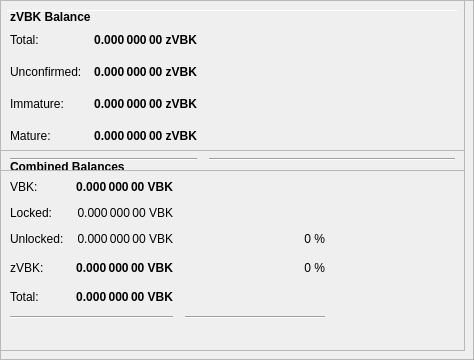
        <widget class="QFrame" name="frameObfuscation">
         <property name="minimumSize">
          <size>
           <width>0</width>
           <height>350</height>
          </size>
         </property>
         <property name="layoutDirection">
          <enum>Qt::LeftToRight</enum>
         </property>
         <property name="frameShape">
          <enum>QFrame::StyledPanel</enum>
         </property>
         <property name="frameShadow">
          <enum>QFrame::Raised</enum>
         </property>
         <widget class="QPushButton" name="runAutoDenom">
          <property name="geometry">
           <rect>
            <x>251</x>
            <y>17</y>
            <width>1</width>
            <height>1</height>
           </rect>
          </property>
          <property name="palette">
           <palette>
            <active>
             <colorrole role="WindowText">
              <brush brushstyle="SolidPattern">
               <color alpha="255">
                <red>0</red>
                <green>0</green>
                <blue>0</blue>
               </color>
              </brush>
             </colorrole>
             <colorrole role="Button">
              <brush brushstyle="SolidPattern">
               <color alpha="255">
                <red>239</red>
                <green>238</green>
                <blue>238</blue>
               </color>
              </brush>
             </colorrole>
             <colorrole role="Light">
              <brush brushstyle="SolidPattern">
               <color alpha="255">
                <red>255</red>
                <green>255</green>
                <blue>255</blue>
               </color>
              </brush>
             </colorrole>
             <colorrole role="Midlight">
              <brush brushstyle="SolidPattern">
               <color alpha="255">
                <red>247</red>
                <green>246</green>
                <blue>246</blue>
               </color>
              </brush>
             </colorrole>
             <colorrole role="Dark">
              <brush brushstyle="SolidPattern">
               <color alpha="255">
                <red>119</red>
                <green>119</green>
                <blue>119</blue>
               </color>
              </brush>
             </colorrole>
             <colorrole role="Mid">
              <brush brushstyle="SolidPattern">
               <color alpha="255">
                <red>159</red>
                <green>159</green>
                <blue>159</blue>
               </color>
              </brush>
             </colorrole>
             <colorrole role="Text">
              <brush brushstyle="SolidPattern">
               <color alpha="255">
                <red>0</red>
                <green>0</green>
                <blue>0</blue>
               </color>
              </brush>
             </colorrole>
             <colorrole role="BrightText">
              <brush brushstyle="SolidPattern">
               <color alpha="255">
                <red>255</red>
                <green>255</green>
                <blue>255</blue>
               </color>
              </brush>
             </colorrole>
             <colorrole role="ButtonText">
              <brush brushstyle="SolidPattern">
               <color alpha="255">
                <red>0</red>
                <green>0</green>
                <blue>0</blue>
               </color>
              </brush>
             </colorrole>
             <colorrole role="Base">
              <brush brushstyle="SolidPattern">
               <color alpha="255">
                <red>255</red>
                <green>255</green>
                <blue>255</blue>
               </color>
              </brush>
             </colorrole>
             <colorrole role="Window">
              <brush brushstyle="SolidPattern">
               <color alpha="255">
                <red>239</red>
                <green>238</green>
                <blue>238</blue>
               </color>
              </brush>
             </colorrole>
             <colorrole role="Shadow">
              <brush brushstyle="SolidPattern">
               <color alpha="255">
                <red>0</red>
                <green>0</green>
                <blue>0</blue>
               </color>
              </brush>
             </colorrole>
             <colorrole role="AlternateBase">
              <brush brushstyle="SolidPattern">
               <color alpha="255">
                <red>247</red>
                <green>246</green>
                <blue>246</blue>
               </color>
              </brush>
             </colorrole>
             <colorrole role="ToolTipBase">
              <brush brushstyle="SolidPattern">
               <color alpha="255">
                <red>255</red>
                <green>255</green>
                <blue>220</blue>
               </color>
              </brush>
             </colorrole>
             <colorrole role="ToolTipText">
              <brush brushstyle="SolidPattern">
               <color alpha="255">
                <red>0</red>
                <green>0</green>
                <blue>0</blue>
               </color>
              </brush>
             </colorrole>
            </active>
            <inactive>
             <colorrole role="WindowText">
              <brush brushstyle="SolidPattern">
               <color alpha="255">
                <red>0</red>
                <green>0</green>
                <blue>0</blue>
               </color>
              </brush>
             </colorrole>
             <colorrole role="Button">
              <brush brushstyle="SolidPattern">
               <color alpha="255">
                <red>239</red>
                <green>238</green>
                <blue>238</blue>
               </color>
              </brush>
             </colorrole>
             <colorrole role="Light">
              <brush brushstyle="SolidPattern">
               <color alpha="255">
                <red>255</red>
                <green>255</green>
                <blue>255</blue>
               </color>
              </brush>
             </colorrole>
             <colorrole role="Midlight">
              <brush brushstyle="SolidPattern">
               <color alpha="255">
                <red>247</red>
                <green>246</green>
                <blue>246</blue>
               </color>
              </brush>
             </colorrole>
             <colorrole role="Dark">
              <brush brushstyle="SolidPattern">
               <color alpha="255">
                <red>119</red>
                <green>119</green>
                <blue>119</blue>
               </color>
              </brush>
             </colorrole>
             <colorrole role="Mid">
              <brush brushstyle="SolidPattern">
               <color alpha="255">
                <red>159</red>
                <green>159</green>
                <blue>159</blue>
               </color>
              </brush>
             </colorrole>
             <colorrole role="Text">
              <brush brushstyle="SolidPattern">
               <color alpha="255">
                <red>0</red>
                <green>0</green>
                <blue>0</blue>
               </color>
              </brush>
             </colorrole>
             <colorrole role="BrightText">
              <brush brushstyle="SolidPattern">
               <color alpha="255">
                <red>255</red>
                <green>255</green>
                <blue>255</blue>
               </color>
              </brush>
             </colorrole>
             <colorrole role="ButtonText">
              <brush brushstyle="SolidPattern">
               <color alpha="255">
                <red>0</red>
                <green>0</green>
                <blue>0</blue>
               </color>
              </brush>
             </colorrole>
             <colorrole role="Base">
              <brush brushstyle="SolidPattern">
               <color alpha="255">
                <red>255</red>
                <green>255</green>
                <blue>255</blue>
               </color>
              </brush>
             </colorrole>
             <colorrole role="Window">
              <brush brushstyle="SolidPattern">
               <color alpha="255">
                <red>239</red>
                <green>238</green>
                <blue>238</blue>
               </color>
              </brush>
             </colorrole>
             <colorrole role="Shadow">
              <brush brushstyle="SolidPattern">
               <color alpha="255">
                <red>0</red>
                <green>0</green>
                <blue>0</blue>
               </color>
              </brush>
             </colorrole>
             <colorrole role="AlternateBase">
              <brush brushstyle="SolidPattern">
               <color alpha="255">
                <red>247</red>
                <green>246</green>
                <blue>246</blue>
               </color>
              </brush>
             </colorrole>
             <colorrole role="ToolTipBase">
              <brush brushstyle="SolidPattern">
               <color alpha="255">
                <red>255</red>
                <green>255</green>
                <blue>220</blue>
               </color>
              </brush>
             </colorrole>
             <colorrole role="ToolTipText">
              <brush brushstyle="SolidPattern">
               <color alpha="255">
                <red>0</red>
                <green>0</green>
                <blue>0</blue>
               </color>
              </brush>
             </colorrole>
            </inactive>
            <disabled>
             <colorrole role="WindowText">
              <brush brushstyle="SolidPattern">
               <color alpha="255">
                <red>119</red>
                <green>119</green>
                <blue>119</blue>
               </color>
              </brush>
             </colorrole>
             <colorrole role="Button">
              <brush brushstyle="SolidPattern">
               <color alpha="255">
                <red>239</red>
                <green>238</green>
                <blue>238</blue>
               </color>
              </brush>
             </colorrole>
             <colorrole role="Light">
              <brush brushstyle="SolidPattern">
               <color alpha="255">
                <red>255</red>
                <green>255</green>
                <blue>255</blue>
               </color>
              </brush>
             </colorrole>
             <colorrole role="Midlight">
              <brush brushstyle="SolidPattern">
               <color alpha="255">
                <red>247</red>
                <green>246</green>
                <blue>246</blue>
               </color>
              </brush>
             </colorrole>
             <colorrole role="Dark">
              <brush brushstyle="SolidPattern">
               <color alpha="255">
                <red>119</red>
                <green>119</green>
                <blue>119</blue>
               </color>
              </brush>
             </colorrole>
             <colorrole role="Mid">
              <brush brushstyle="SolidPattern">
               <color alpha="255">
                <red>159</red>
                <green>159</green>
                <blue>159</blue>
               </color>
              </brush>
             </colorrole>
             <colorrole role="Text">
              <brush brushstyle="SolidPattern">
               <color alpha="255">
                <red>119</red>
                <green>119</green>
                <blue>119</blue>
               </color>
              </brush>
             </colorrole>
             <colorrole role="BrightText">
              <brush brushstyle="SolidPattern">
               <color alpha="255">
                <red>255</red>
                <green>255</green>
                <blue>255</blue>
               </color>
              </brush>
             </colorrole>
             <colorrole role="ButtonText">
              <brush brushstyle="SolidPattern">
               <color alpha="255">
                <red>119</red>
                <green>119</green>
                <blue>119</blue>
               </color>
              </brush>
             </colorrole>
             <colorrole role="Base">
              <brush brushstyle="SolidPattern">
               <color alpha="255">
                <red>239</red>
                <green>238</green>
                <blue>238</blue>
               </color>
              </brush>
             </colorrole>
             <colorrole role="Window">
              <brush brushstyle="SolidPattern">
               <color alpha="255">
                <red>239</red>
                <green>238</green>
                <blue>238</blue>
               </color>
              </brush>
             </colorrole>
             <colorrole role="Shadow">
              <brush brushstyle="SolidPattern">
               <color alpha="255">
                <red>0</red>
                <green>0</green>
                <blue>0</blue>
               </color>
              </brush>
             </colorrole>
             <colorrole role="AlternateBase">
              <brush brushstyle="SolidPattern">
               <color alpha="255">
                <red>239</red>
                <green>238</green>
                <blue>238</blue>
               </color>
              </brush>
             </colorrole>
             <colorrole role="ToolTipBase">
              <brush brushstyle="SolidPattern">
               <color alpha="255">
                <red>255</red>
                <green>255</green>
                <blue>220</blue>
               </color>
              </brush>
             </colorrole>
             <colorrole role="ToolTipText">
              <brush brushstyle="SolidPattern">
               <color alpha="255">
                <red>0</red>
                <green>0</green>
                <blue>0</blue>
               </color>
              </brush>
             </colorrole>
            </disabled>
           </palette>
          </property>
          <property name="focusPolicy">
           <enum>Qt::NoFocus</enum>
          </property>
          <property name="autoFillBackground">
           <bool>true</bool>
          </property>
          <property name="text">
           <string/>
          </property>
          <property name="flat">
           <bool>true</bool>
          </property>
         </widget>
         <widget class="Line" name="line">
          <property name="geometry">
           <rect>
            <x>7</x>
            <y>10</y>
            <width>451</width>
            <height>1</height>
           </rect>
          </property>
          <property name="orientation">
           <enum>Qt::Horizontal</enum>
          </property>
         </widget>
         <widget class="QFrame" name="frame_3">
          <property name="geometry">
           <rect>
            <x>0</x>
            <y>150</y>
            <width>465</width>
            <height>201</height>
           </rect>
          </property>
          <property name="frameShape">
           <enum>QFrame::StyledPanel</enum>
          </property>
          <property name="frameShadow">
           <enum>QFrame::Raised</enum>
          </property>
          <layout class="QVBoxLayout" name="verticalLayout_5">
           <item>
            <layout class="QHBoxLayout" name="horizontalLayout_5" stretch="0">
             <item>
              <widget class="QLabel" name="label_5z">
               <property name="maximumSize">
                <size>
                 <width>16777215</width>
                 <height>20</height>
                </size>
               </property>
               <property name="font">
                <font>
                 <weight>75</weight>
                 <bold>true</bold>
                </font>
               </property>
               <property name="toolTip">
                <string>Combined Balances (including unconfirmed and immature coins)</string>
               </property>
               <property name="text">
                <string>&lt;html&gt;&lt;head/&gt;&lt;body&gt;&lt;p&gt;Combined Balances&lt;/p&gt;&lt;/body&gt;&lt;/html&gt;</string>
               </property>
              </widget>
             </item>
            </layout>
           </item>
           <item>
            <layout class="QGridLayout" name="gridLayout_3">
             <property name="spacing">
              <number>12</number>
             </property>
             <item row="7" column="0" colspan="2">
              <widget class="Line" name="lineSpendableBalance_3">
               <property name="orientation">
                <enum>Qt::Horizontal</enum>
               </property>
              </widget>
             </item>
             <item row="7" column="2">
              <widget class="Line" name="lineWatchBalance_3">
               <property name="sizePolicy">
                <sizepolicy hsizetype="Preferred" vsizetype="Fixed">
                 <horstretch>0</horstretch>
                 <verstretch>0</verstretch>
                </sizepolicy>
               </property>
               <property name="minimumSize">
                <size>
                 <width>140</width>
                 <height>0</height>
                </size>
               </property>
               <property name="orientation">
                <enum>Qt::Horizontal</enum>
               </property>
              </widget>
             </item>
             <item row="4" column="1">
              <widget class="QLabel" name="labelzBalancez">
               <property name="font">
                <font>
                 <weight>75</weight>
                 <bold>true</bold>
                </font>
               </property>
               <property name="cursor">
                <cursorShape>IBeamCursor</cursorShape>
               </property>
               <property name="toolTip">
                <string>Total of transactions that have yet to be confirmed, and do not yet count toward the spendable balance</string>
               </property>
               <property name="text">
                <string notr="true">0.000 000 00 VBK</string>
               </property>
               <property name="alignment">
                <set>Qt::AlignRight|Qt::AlignTrailing|Qt::AlignVCenter</set>
               </property>
               <property name="textInteractionFlags">
                <set>Qt::LinksAccessibleByMouse|Qt::TextSelectableByKeyboard|Qt::TextSelectableByMouse</set>
               </property>
              </widget>
             </item>
             <item row="6" column="1">
              <widget class="QLabel" name="labelTotalz">
               <property name="font">
                <font>
                 <weight>75</weight>
                 <bold>true</bold>
                </font>
               </property>
               <property name="cursor">
                <cursorShape>IBeamCursor</cursorShape>
               </property>
               <property name="toolTip">
                <string>Total Balance, including unconfirmed and immature coins.</string>
               </property>
               <property name="text">
                <string notr="true">0.000 000 00 VBK</string>
               </property>
               <property name="alignment">
                <set>Qt::AlignRight|Qt::AlignTrailing|Qt::AlignVCenter</set>
               </property>
               <property name="textInteractionFlags">
                <set>Qt::LinksAccessibleByMouse|Qt::TextSelectableByKeyboard|Qt::TextSelectableByMouse</set>
               </property>
              </widget>
             </item>
             <item row="4" column="3">
              <spacer name="horizontalSpacer_6">
               <property name="orientation">
                <enum>Qt::Horizontal</enum>
               </property>
               <property name="sizeHint" stdset="0">
                <size>
                 <width>40</width>
                 <height>20</height>
                </size>
               </property>
              </spacer>
             </item>
             <item row="6" column="0">
              <widget class="QLabel" name="labelTotalTextz">
               <property name="text">
                <string>Total:</string>
               </property>
              </widget>
             </item>
             <item row="1" column="0">
              <widget class="QLabel" name="labelBalanceTextz">
               <property name="text">
                <string>VBK:</string>
               </property>
              </widget>
             </item>
             <item row="1" column="1">
              <widget class="QLabel" name="labelBalancez">
               <property name="font">
                <font>
                 <weight>75</weight>
                 <bold>true</bold>
                </font>
               </property>
               <property name="cursor">
                <cursorShape>IBeamCursor</cursorShape>
               </property>
               <property name="toolTip">
                <string>Your current spendable balance</string>
               </property>
               <property name="text">
                <string notr="true">0.000 000 00 VBK</string>
               </property>
               <property name="alignment">
                <set>Qt::AlignRight|Qt::AlignTrailing|Qt::AlignVCenter</set>
               </property>
               <property name="textInteractionFlags">
                <set>Qt::LinksAccessibleByMouse|Qt::TextSelectableByKeyboard|Qt::TextSelectableByMouse</set>
               </property>
              </widget>
             </item>
             <item row="4" column="0">
              <widget class="QLabel" name="labelzBalanceTextz">
               <property name="toolTip">
                <string/>
               </property>
               <property name="text">
                <string>zVBK:</string>
               </property>
              </widget>
             </item>
             <item row="4" column="2">
              <widget class="QLabel" name="labelzVBKPercent">
               <property name="toolTip">
                <string>Current percentage of zVBK.
If AutoMint is enabled this percentage will settle around the configured AutoMint percentage (default = 10%)</string>
               </property>
               <property name="text">
                <string>0 %</string>
               </property>
               <property name="alignment">
                <set>Qt::AlignRight|Qt::AlignTrailing|Qt::AlignVCenter</set>
               </property>
              </widget>
             </item>
             <item row="6" column="2">
              <widget class="QLabel" name="label100Percent">
               <property name="text">
                <string/>
               </property>
               <property name="alignment">
                <set>Qt::AlignRight|Qt::AlignTrailing|Qt::AlignVCenter</set>
               </property>
              </widget>
             </item>
             <item row="2" column="1">
              <widget class="QLabel" name="labelLockedBalance">
               <property name="toolTip">
                <string>Locked VBK or Masternode collaterals. These are excluded from zVBK minting.</string>
               </property>
               <property name="text">
                <string>0.000 000 00 VBK</string>
               </property>
               <property name="alignment">
                <set>Qt::AlignRight|Qt::AlignTrailing|Qt::AlignVCenter</set>
               </property>
              </widget>
             </item>
             <item row="2" column="0">
              <widget class="QLabel" name="labelLockedBalanceText">
               <property name="toolTip">
                <string>Locked VBK or Masternode collaterals. These are excluded from zVBK minting.</string>
               </property>
               <property name="text">
                <string>Locked:</string>
               </property>
              </widget>
             </item>
             <item row="3" column="0">
              <widget class="QLabel" name="labelUnLockedBalanceText">
               <property name="toolTip">
                <string>Unlocked VBKs. These can be used for zVBK minting.</string>
               </property>
               <property name="text">
                <string>Unlocked:</string>
               </property>
              </widget>
             </item>
             <item row="3" column="1">
              <widget class="QLabel" name="labelUnLockedBalance">
               <property name="toolTip">
                <string>Unlocked VBKs. These can be used for zVBK minting.</string>
               </property>
               <property name="text">
                <string>0.000 000 00 VBK</string>
               </property>
               <property name="alignment">
                <set>Qt::AlignRight|Qt::AlignTrailing|Qt::AlignVCenter</set>
               </property>
              </widget>
             </item>
             <item row="3" column="2">
              <widget class="QLabel" name="labelVBKPercent">
               <property name="text">
                <string>0 %</string>
               </property>
               <property name="alignment">
                <set>Qt::AlignRight|Qt::AlignTrailing|Qt::AlignVCenter</set>
               </property>
              </widget>
             </item>
            </layout>
           </item>
           <item>
            <spacer name="verticalSpacer">
             <property name="orientation">
              <enum>Qt::Vertical</enum>
             </property>
             <property name="sizeHint" stdset="0">
              <size>
               <width>20</width>
               <height>40</height>
              </size>
             </property>
            </spacer>
           </item>
          </layout>
         </widget>
         <widget class="QFrame" name="frame_4">
          <property name="geometry">
           <rect>
            <x>0</x>
            <y>0</y>
            <width>465</width>
            <height>171</height>
           </rect>
          </property>
          <property name="frameShape">
           <enum>QFrame::StyledPanel</enum>
          </property>
          <property name="frameShadow">
           <enum>QFrame::Raised</enum>
          </property>
          <layout class="QVBoxLayout" name="verticalLayout_7">
           <item>
            <layout class="QHBoxLayout" name="horizontalLayout_8" stretch="0">
             <item>
              <widget class="QLabel" name="label_5z_3">
               <property name="maximumSize">
                <size>
                 <width>16777215</width>
                 <height>20</height>
                </size>
               </property>
               <property name="font">
                <font>
                 <weight>75</weight>
                 <bold>true</bold>
                </font>
               </property>
               <property name="text">
                <string>zVBK Balance</string>
               </property>
              </widget>
             </item>
            </layout>
           </item>
           <item>
            <layout class="QGridLayout" name="gridLayout_5">
             <property name="spacing">
              <number>12</number>
             </property>
             <item row="4" column="0">
              <widget class="QLabel" name="labelzBalanceMatureText">
               <property name="toolTip">
                <string>Mature: more than 20 confirmation and more than 1 mints of the same denomination after it was minted.
These zVBK are spendable.</string>
               </property>
               <property name="text">
                <string>Mature:</string>
               </property>
              </widget>
             </item>
             <item row="5" column="0" colspan="2">
              <widget class="Line" name="lineSpendableBalance_5">
               <property name="orientation">
                <enum>Qt::Horizontal</enum>
               </property>
              </widget>
             </item>
             <item row="1" column="1">
              <widget class="QLabel" name="labelzBalance">
               <property name="font">
                <font>
                 <weight>75</weight>
                 <bold>true</bold>
                </font>
               </property>
               <property name="cursor">
                <cursorShape>IBeamCursor</cursorShape>
               </property>
               <property name="toolTip">
                <string>All available zVBK, unconfirmed and immature zVBK included.</string>
               </property>
               <property name="text">
                <string notr="true">0.000 000 00 zVBK</string>
               </property>
               <property name="alignment">
                <set>Qt::AlignRight|Qt::AlignTrailing|Qt::AlignVCenter</set>
               </property>
               <property name="textInteractionFlags">
                <set>Qt::LinksAccessibleByMouse|Qt::TextSelectableByKeyboard|Qt::TextSelectableByMouse</set>
               </property>
              </widget>
             </item>
             <item row="5" column="2">
              <widget class="Line" name="lineWatchBalance_5">
               <property name="sizePolicy">
                <sizepolicy hsizetype="Preferred" vsizetype="Fixed">
                 <horstretch>0</horstretch>
                 <verstretch>0</verstretch>
                </sizepolicy>
               </property>
               <property name="minimumSize">
                <size>
                 <width>140</width>
                 <height>0</height>
                </size>
               </property>
               <property name="orientation">
                <enum>Qt::Horizontal</enum>
               </property>
              </widget>
             </item>
             <item row="1" column="0">
              <widget class="QLabel" name="labelzBalanceText">
               <property name="toolTip">
                <string>All available zVBK, unconfirmed and immature zVBK included.</string>
               </property>
               <property name="text">
                <string>Total:</string>
               </property>
              </widget>
             </item>
             <item row="1" column="2">
              <spacer name="horizontalSpacer_8">
               <property name="orientation">
                <enum>Qt::Horizontal</enum>
               </property>
               <property name="sizeHint" stdset="0">
                <size>
                 <width>40</width>
                 <height>20</height>
                </size>
               </property>
              </spacer>
             </item>
             <item row="4" column="2">
              <spacer name="horizontalSpacer_4">
               <property name="orientation">
                <enum>Qt::Horizontal</enum>
               </property>
               <property name="sizeHint" stdset="0">
                <size>
                 <width>40</width>
                 <height>20</height>
                </size>
               </property>
              </spacer>
             </item>
             <item row="4" column="1">
              <widget class="QLabel" name="labelzBalanceMature">
               <property name="font">
                <font>
                 <weight>75</weight>
                 <bold>true</bold>
                </font>
               </property>
               <property name="toolTip">
                <string>Mature: more than 20 confirmation and more than 1 mints of the same denomination after it was minted.
These zVBK are spendable.</string>
               </property>
               <property name="text">
                <string>0.000 000 00 zVBK</string>
               </property>
               <property name="alignment">
                <set>Qt::AlignRight|Qt::AlignTrailing|Qt::AlignVCenter</set>
               </property>
              </widget>
             </item>
             <item row="2" column="0">
              <widget class="QLabel" name="labelzBalanceUnconfirmedText">
               <property name="toolTip">
                <string>Unconfirmed: less than 20 confirmations
Immature: confirmed, but less than 1 mints of the same denomination after it was minted</string>
               </property>
               <property name="text">
                <string>Unconfirmed:</string>
               </property>
              </widget>
             </item>
             <item row="2" column="1">
              <widget class="QLabel" name="labelzBalanceUnconfirmed">
               <property name="font">
                <font>
                 <weight>75</weight>
                 <bold>true</bold>
                </font>
               </property>
               <property name="toolTip">
                <string>Unconfirmed: less than 20 confirmations
Immature: confirmed, but less than 1 mints of the same denomination after it was minted</string>
               </property>
               <property name="text">
                <string>0.000 000 00 zVBK</string>
               </property>
               <property name="alignment">
                <set>Qt::AlignRight|Qt::AlignTrailing|Qt::AlignVCenter</set>
               </property>
              </widget>
             </item>
             <item row="2" column="2">
              <spacer name="horizontalSpacer_5">
               <property name="orientation">
                <enum>Qt::Horizontal</enum>
               </property>
               <property name="sizeHint" stdset="0">
                <size>
                 <width>40</width>
                 <height>20</height>
                </size>
               </property>
              </spacer>
             </item>
             <item row="3" column="0">
              <widget class="QLabel" name="labelzBalanceImmatureText">
               <property name="toolTip">
                <string>Unconfirmed: less than 20 confirmations
Immature: confirmed, but less than 1 mints of the same denomination after it was minted</string>
               </property>
               <property name="text">
                <string>Immature:</string>
               </property>
              </widget>
             </item>
             <item row="3" column="1">
              <widget class="QLabel" name="labelzBalanceImmature">
               <property name="font">
                <font>
                 <weight>75</weight>
                 <bold>true</bold>
                </font>
               </property>
               <property name="toolTip">
                <string>Unconfirmed: less than 20 confirmations
Immature: confirmed, but less than 1 mints of the same denomination after it was minted</string>
               </property>
               <property name="text">
                <string>0.000 000 00 zVBK</string>
               </property>
               <property name="alignment">
                <set>Qt::AlignRight|Qt::AlignTrailing|Qt::AlignVCenter</set>
               </property>
              </widget>
             </item>
             <item row="3" column="2">
              <spacer name="horizontalSpacer_7">
               <property name="orientation">
                <enum>Qt::Horizontal</enum>
               </property>
               <property name="sizeHint" stdset="0">
                <size>
                 <width>40</width>
                 <height>20</height>
                </size>
               </property>
              </spacer>
             </item>
            </layout>
           </item>
          </layout>
         </widget>
        </widget>
